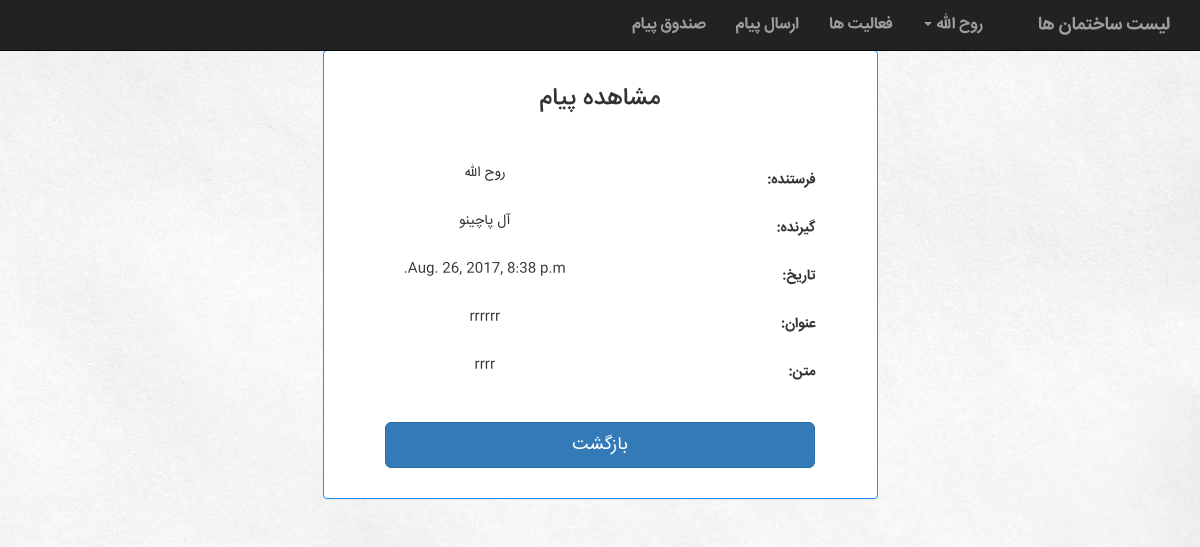
Page /building/retrivemessage/11/ (signed in) on the committed database.
### building/models.py (models this page shows)
class Message(models.Model):
    sender = models.ForeignKey(Account, related_name='sender')
    receiver = models.ForeignKey(Account, related_name='receiver')
    subject = models.CharField(max_length=100)
    text = models.TextField()
    date = models.DateTimeField(default=timezone.now)

### manageUser/models.py (models this page shows, shortened)
class Account(models.Model):
    user = models.OneToOneField(User, on_delete=models.CASCADE)
    type = models.IntegerField(default=UserType.MANAGER)
    activation_key = models.CharField(max_length=40, blank=True, null=True)

### building/views.py (the view)
# urls.py: url(r'^retrivemessage/(?P<pk>[0-9]+)/$', views.rmessage, name="rmessage"),
def rmessage(request, pk):
    template_name = 'building/rmessage.html'
    data = 'مشاهده پیام'
    message = Message.objects.get(pk=pk)
    context = {
               'accountType': Account.objects.get(user=request.user).type,
               'form': myForm.ShowMessageForm(instance=message),
               'data': data,
               }
    return render(request, template_name, context)

### building/templates/building/rmessage.html (shortened to what this page needs)
{% extends 'building/UserNavBar.html' %}
{% load staticfiles %}
{% block body %}
        <div class="container">
    <div class="row">
        <div class="col-lg-offset-3 col-md-6">
            <div class="panel panel-default">
                <div class="panel-body">
                    <h3>{{ data }}</h3> <br><br>
                    <form class="form-horizontal" role="form" action="{% url 'building:inbox'  %}" method="get" enctype="multipart/form-data">
                        {% for field in form %}
                            <div class="form-group">
                            <div class="col-sm-offset-2 col-sm-10">
                            </div>
                                {% if field.name == 'sender' %}
                                    <div class="col-sm-8 col-lg-7">{{ form.instance.sender.user.first_name}} {{ form.instance.sender.user.last_name}}</div>
                                {% elif field.name == 'receiver' %}
                                    <div class="col-sm-8 col-lg-7">{{ form.instance.receiver.user.first_name}} {{ form.instance.receiver.user.last_name}}</div>
                                {% else %}
                                    <div class="col-sm-8 col-lg-7">{{ field.value|default_if_none:""}}</div>
                                {% endif %}
                            <label class="control-label col-sm-4 col-lg-4" for="song_title">{{ field.label_tag }}</label>
                            </div>
                        {% endfor %}
                        <div class="form-group">
                            <div class="col-md-10 col-lg-offset-1">
                                <br>
                                <button type="submit" class="btn btn-lg btn-primary btn-block">بازگشت</button>
                            </div>
                        </div>
                    </form>
                </div>
            </div>
        </div>
    </div>
</div>
{% endblock %}

### building/templates/building/UserNavBar.html (shortened to what this page needs)
<!DOCTYPE html>
<html lang="fa">
<head>
    <link rel="stylesheet" href="https://maxcdn.bootstrapcdn.com/bootstrap/3.3.7/css/bootstrap.min.css">
</head>
{% load staticfiles %}
<link rel="stylesheet" href="{% static 'building/BuildingNavBarStyle.css' %}">
<link rel="stylesheet" href="{% static 'building/BuildingListStyle.css' %}">
<link rel="stylesheet" href="{% static 'building/ModalStyle.css' %}">
<link rel="stylesheet" href="{% static 'building/TableStyle.css' %}">
<link rel="stylesheet" href="{% static 'building/dashboardStyle.css' %}">
<link rel="stylesheet" href="{% static 'building/pollFormStyle.css' %}">
<link rel="stylesheet" href="{% static 'building/chart.css' %}">
    {% load i18n admin_modify %}
<body>
<nav class="navbar navbar-inverse navbar-fixed-top" style="position: fixed">
      <div class="container-fluid" >
            <div class="navbar-header pull-right">
              <a class="navbar-brand active" href="{% url 'building:building' %}">{% if building %} {{ building.name}} {% else %} لیست ساختمان ها {% endif %} </a>
            </div>
            <div class="collapse navbar-collapse" id="topNavBar">
                  <ul class="nav navbar-nav pull-right">
                      <li><a href="{% url 'building:inbox' %}">صندوق پیام</a></li>
                      <li><a href="{% url 'building:sendmessage' %}">ارسال پیام</a></li>
                      <li><a href="{% url 'building:activities' %}">فعالیت ها <span class="sr-only">(current)</span></a></li>
                      <li class="dropdown">
                          <a href="#" class="dropdown-toggle" data-toggle="dropdown" role="button" aria-haspopup="true" aria-expanded="false">{{ request.user.first_name }} <span class="caret"></span></a>
                      </li>
                  </ul>
            </div>
      </div>
</nav>
<div style="height: 30px">
</div>
{% block body %}
{% endblock %}
</body>
</html>

### building/static/building/BuildingNavBarStyle.css (style rules this page uses)
.container { font-family: IRANSans; }
form { direction: rtl; }
nav { font-family: IRANSans; font-weight: bolder; font-size: medium; }
ul { list-style: none; }
body { direction: rtl; text-align: center; background-image: url("../images/Background.jpg"); background-size: cover; }

### building/static/building/BuildingListStyle.css (style rules this page uses)
.panel-default { border-color: dodgerblue; }
a { color: white; }
body { font-family: IRANSans; }

### building/static/building/pollFormStyle.css (style rules this page uses)
body { margin-top: 20px; }

### rows in the picture
Message: instance.sender.user.first_name "روح الله", instance.receiver.user.first_name "آل", instance.receiver.user.last_name "پاچینو", value "rrrrrr" "rrrr"

### other values in the picture
{{ request.user.first_name }} "روح الله"
{{ data }} "مشاهده پیام"
{{ field.label_tag }} "فرستنده:" "گیرنده:" "تاریخ:" "عنوان:" "متن:"
{{ field.value|default_if_none:"" }} "Aug. 26, 2017, 8:38 p.m."
